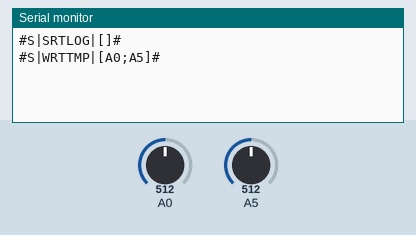
A sketch run on a simulated Arduino Uno, built with avr-gcc and run on an emulated ATmega328P. On the bench: the last lines printed to the serial monitor. The inputs (shaded band) are chosen by the test bench; at power-on: A0 = 512, A5 = 512.

Above: at 1.2 s.
1.3 s: A0 set to 716
At 3.4 s:
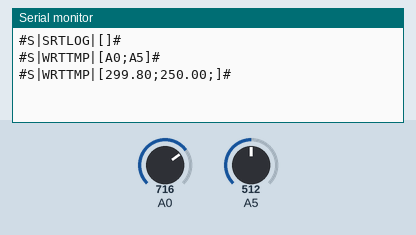
4.3 s: A5 set to 716
At 7.0 s:
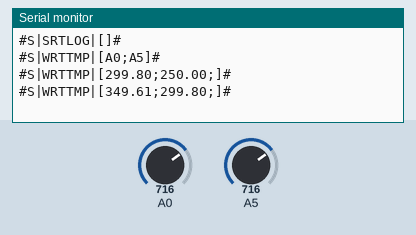

The sketch:

fridge.ino
```cpp
// record ten values while delayMs
const int steps = 10;
// log to file every delayMs milliseconds
const int delayMs = 3000;

void setup() {
  Serial.begin(9600);

  Serial.println("#S|SRTLOG|[]#");

  startSend();
  // table headers
  Serial.print("A0;A5");
  endSend();
}

int startSend(){
  Serial.print("#S|WRTTMP|[");
}

int endSend(){
  Serial.println("]#");
}

int sendValue(float value, int prec){
  char tmp[10];
  Serial.print(dtostrf(value,1,2,tmp));
  Serial.print(";");
}

void loop() {

  float temperature1 = 0.0;
  float temperature2 = 0.0;

  for(int i = 0; i < steps; i++){
    temperature1 += (5.0 * analogRead(A0) * 100.0) / 1024;
    temperature2  += (5.0 * analogRead(A5) * 100.0) / 1024;
    delay(delayMs / steps);
  }
  startSend();
  sendValue(temperature1/steps, 2);
  sendValue(temperature2/steps, 2);
  endSend();
}
```

Measured:
- after the input at 1.3 s, the serial monitor: prints a new line after 1.7 s (image 1)
- after the input at 4.3 s, the serial monitor: prints a new line after 1.7 s (image 2)
